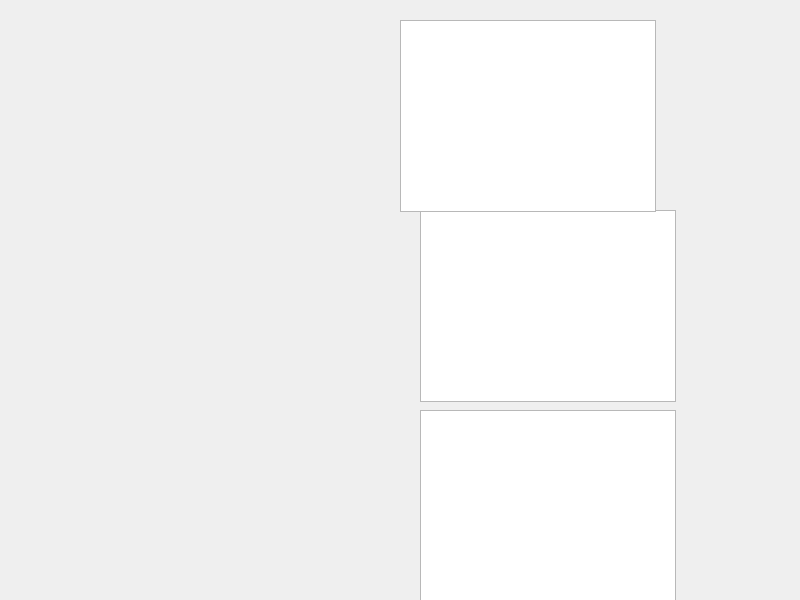
<?xml version="1.0" encoding="UTF-8"?>
<ui version="4.0">
 <class>ContactWindow</class>
 <widget class="QMainWindow" name="ContactWindow">
  <property name="geometry">
   <rect>
    <x>0</x>
    <y>0</y>
    <width>800</width>
    <height>600</height>
   </rect>
  </property>
  <property name="windowTitle">
   <string>MainWindow</string>
  </property>
  <widget class="QWidget" name="centralwidget">
   <widget class="QTableWidget" name="tableWidget">
    <property name="geometry">
     <rect>
      <x>420</x>
      <y>210</y>
      <width>256</width>
      <height>192</height>
     </rect>
    </property>
   </widget>
   <widget class="QTableWidget" name="tableWidget_2">
    <property name="geometry">
     <rect>
      <x>400</x>
      <y>20</y>
      <width>256</width>
      <height>192</height>
     </rect>
    </property>
   </widget>
   <widget class="QTableWidget" name="tableWidget_3">
    <property name="geometry">
     <rect>
      <x>420</x>
      <y>410</y>
      <width>256</width>
      <height>192</height>
     </rect>
    </property>
   </widget>
  </widget>
 </widget>
 <resources/>
 <connections/>
</ui>
